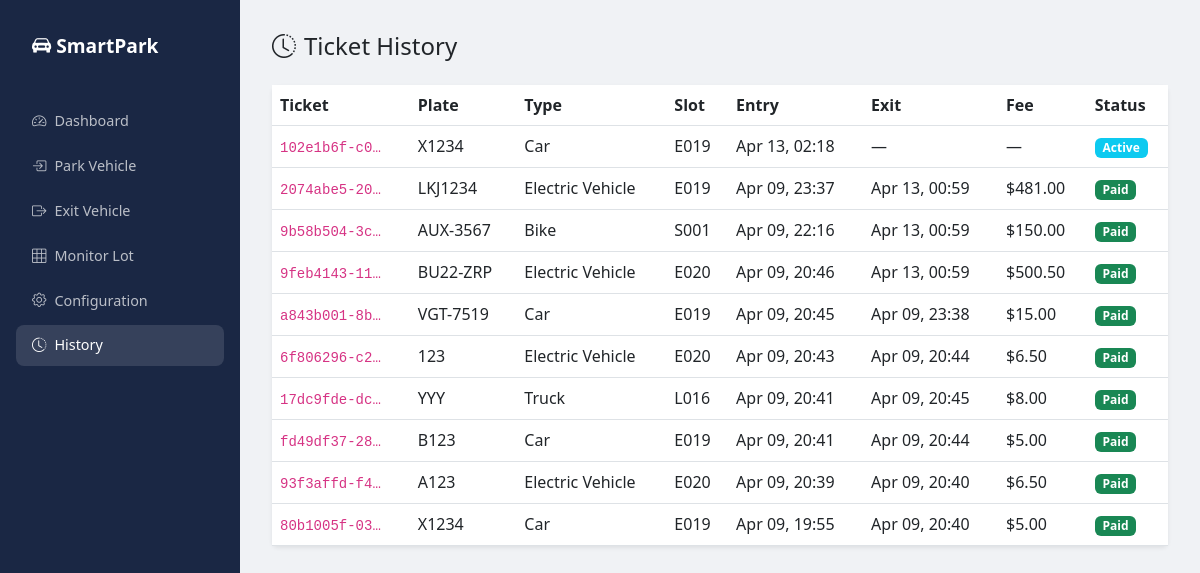
The page /history/ on the database its author committed.
### parking/models.py (models this page shows, shortened)
class ParkingTicket(models.Model):
    ticket_id = models.UUIDField(default=uuid.uuid4, editable=False, unique=True)
    vehicle = models.ForeignKey(Vehicle, on_delete=models.CASCADE, related_name='tickets')
    slot = models.ForeignKey(ParkingSlot, on_delete=models.CASCADE, related_name='tickets')
    entry_time = models.DateTimeField(default=timezone.now)
    exit_time = models.DateTimeField(null=True, blank=True)
    fee = models.DecimalField(max_digits=10, decimal_places=2, default=0)
    is_paid = models.BooleanField(default=False)
    is_active = models.BooleanField(default=True)

class Vehicle(models.Model):
    license_plate = models.CharField(max_length=20, unique=True)
    vehicle_type = models.CharField(max_length=10, choices=VehicleType.choices)
    owner_name = models.CharField(max_length=120, blank=True)
    registered_at = models.DateTimeField(auto_now_add=True)

class ParkingSlot(models.Model):
    floor = models.ForeignKey(Floor, on_delete=models.CASCADE, related_name='slots')
    slot_number = models.CharField(max_length=20)
    size = models.CharField(max_length=10, choices=SlotSize.choices)
    has_ev_charger = models.BooleanField(default=False)
    is_occupied = models.BooleanField(default=False)
    class Meta:
        ordering = ['floor', 'slot_number']
        unique_together = ['floor', 'slot_number']

### parking/views.py (the view)
# urls.py: path('history/', views.ticket_history, name='history'),
def ticket_history(request):
    tickets = ParkingTicket.objects.all().select_related('vehicle', 'slot__floor').order_by('-entry_time')
    return render(request, 'parking/history.html', {'tickets': tickets})

### Implementation/parking/templates/parking/history.html (shortened to what this page needs)
{% extends "parking/base.html" %}
{% block content %}
<h4 class="mb-4"><i class="bi bi-clock-history me-2"></i>Ticket History</h4>
<div class="card border-0 shadow-sm">
  <div class="card-body p-0">
    <table class="table mb-0">
      <thead><tr><th>Ticket</th><th>Plate</th><th>Type</th><th>Slot</th><th>Entry</th><th>Exit</th><th>Fee</th><th>Status</th></tr></thead>
      <tbody>
      {% for t in tickets %}
      <tr>
        <td><code>{{ t.ticket_id|truncatechars:12 }}</code></td>
        <td>{{ t.vehicle.license_plate }}</td>
        <td>{{ t.vehicle.get_vehicle_type_display }}</td>
        <td>{{ t.slot.slot_number }}</td>
        <td>{{ t.entry_time|date:"M d, H:i" }}</td>
        <td>{% if t.exit_time %}{{ t.exit_time|date:"M d, H:i" }}{% else %}—{% endif %}</td>
        <td>{% if t.fee %}${{ t.fee }}{% else %}—{% endif %}</td>
        <td>{% if t.is_active %}<span class="badge bg-info">Active</span>{% elif t.is_paid %}<span class="badge bg-success">Paid</span>{% else %}<span class="badge bg-warning">Unpaid</span>{% endif %}</td>
      </tr>
      {% empty %}<tr><td colspan="8" class="text-center text-muted">No tickets yet</td></tr>
      {% endfor %}
      </tbody>
    </table>
  </div>
</div>
{% endblock %}

### Implementation/parking/templates/parking/base.html (shortened to what this page needs)
<!DOCTYPE html>
<html lang="en">
<head>
<link href="https://cdn.jsdelivr.net/npm/bootstrap@5.3.0/dist/css/bootstrap.min.css" rel="stylesheet">
<link href="https://cdn.jsdelivr.net/npm/bootstrap-icons@1.11.0/font/bootstrap-icons.css" rel="stylesheet">
</head>
<body>
<div class="sidebar">
  <div class="logo"><i class="bi bi-car-front-fill"></i> SmartPark</div>
  <a href="{% url 'dashboard' %}" class="{% if request.resolver_match.url_name == 'dashboard' %}active{% endif %}"><i class="bi bi-speedometer2 me-2"></i>Dashboard</a>
  <a href="{% url 'park_vehicle' %}" class="{% if request.resolver_match.url_name == 'park_vehicle' %}active{% endif %}"><i class="bi bi-box-arrow-in-right me-2"></i>Park Vehicle</a>
  <a href="{% url 'exit_vehicle' %}" class="{% if request.resolver_match.url_name == 'exit_vehicle' %}active{% endif %}"><i class="bi bi-box-arrow-right me-2"></i>Exit Vehicle</a>
  <a href="{% url 'monitor' %}" class="{% if request.resolver_match.url_name == 'monitor' %}active{% endif %}"><i class="bi bi-grid-3x3 me-2"></i>Monitor Lot</a>
  <a href="{% url 'manage_config' %}" class="{% if request.resolver_match.url_name == 'manage_config' %}active{% endif %}"><i class="bi bi-gear me-2"></i>Configuration</a>
  <a href="{% url 'history' %}" class="{% if request.resolver_match.url_name == 'history' %}active{% endif %}"><i class="bi bi-clock-history me-2"></i>History</a>
</div>
<div class="main-content">
  {% block content %}{% endblock %}
</div>
</body>
</html>

### Implementation/parking/templates/parking/base.html (style rules this page uses)
:root { --primary:#1a2744;--accent:#00b4d8;--success:#06d6a0;--danger:#ef476f;--warning:#ffd166; }
body { background:#f0f2f5;font-family:'Segoe UI',system-ui,sans-serif; }
.sidebar { background:var(--primary);min-height:100vh;padding:1.5rem 1rem;width:240px;position:fixed; }
.sidebar a { color:rgba(255,255,255,.7);text-decoration:none;display:block;padding:.6rem 1rem;border-radius:8px;margin-bottom:4px;font-size:.9rem;transition:.2s; }
.sidebar a:hover,.sidebar a.active { color:#fff;background:rgba(255,255,255,.12); }
.sidebar .logo { color:#fff;font-weight:700;font-size:1.2rem;margin-bottom:2rem;padding:.5rem 1rem; }
.main-content { margin-left:240px;padding:2rem; }

### rows shown on the page
ParkingTicket: ticket_id "102e1b6f-c0…", vehicle.license_plate "X1234", vehicle.vehicle_type "Car", slot.slot_number "E019", entry_time "Apr 13, 02:18", is_active "Active"
ParkingTicket: ticket_id "2074abe5-20…", vehicle.license_plate "LKJ1234", vehicle.vehicle_type "Electric Vehicle", slot.slot_number "E019", entry_time "Apr 09, 23:37", exit_time "Apr 13, 00:59", fee "481.00", is_active "Paid"
ParkingTicket: ticket_id "9b58b504-3c…", vehicle.license_plate "AUX-3567", vehicle.vehicle_type "Bike", slot.slot_number "S001", entry_time "Apr 09, 22:16", exit_time "Apr 13, 00:59", fee "150.00", is_active "Paid"
ParkingTicket: ticket_id "9feb4143-11…", vehicle.license_plate "BU22-ZRP", vehicle.vehicle_type "Electric Vehicle", slot.slot_number "E020", entry_time "Apr 09, 20:46", exit_time "Apr 13, 00:59", fee "500.50", is_active "Paid"
ParkingTicket: ticket_id "a843b001-8b…", vehicle.license_plate "VGT-7519", vehicle.vehicle_type "Car", slot.slot_number "E019", entry_time "Apr 09, 20:45", exit_time "Apr 09, 23:38", fee "15.00", is_active "Paid"
ParkingTicket: ticket_id "6f806296-c2…", vehicle.license_plate "123", vehicle.vehicle_type "Electric Vehicle", slot.slot_number "E020", entry_time "Apr 09, 20:43", exit_time "Apr 09, 20:44", fee "6.50", is_active "Paid"
ParkingTicket: ticket_id "17dc9fde-dc…", vehicle.license_plate "YYY", vehicle.vehicle_type "Truck", slot.slot_number "L016", entry_time "Apr 09, 20:41", exit_time "Apr 09, 20:45", fee "8.00", is_active "Paid"
ParkingTicket: ticket_id "fd49df37-28…", vehicle.license_plate "B123", vehicle.vehicle_type "Car", slot.slot_number "E019", entry_time "Apr 09, 20:41", exit_time "Apr 09, 20:44", fee "5.00", is_active "Paid"
ParkingTicket: ticket_id "93f3affd-f4…", vehicle.license_plate "A123", vehicle.vehicle_type "Electric Vehicle", slot.slot_number "E020", entry_time "Apr 09, 20:39", exit_time "Apr 09, 20:40", fee "6.50", is_active "Paid"
ParkingTicket: ticket_id "80b1005f-03…", vehicle.license_plate "X1234", vehicle.vehicle_type "Car", slot.slot_number "E019", entry_time "Apr 09, 19:55", exit_time "Apr 09, 20:40", fee "5.00", is_active "Paid"
